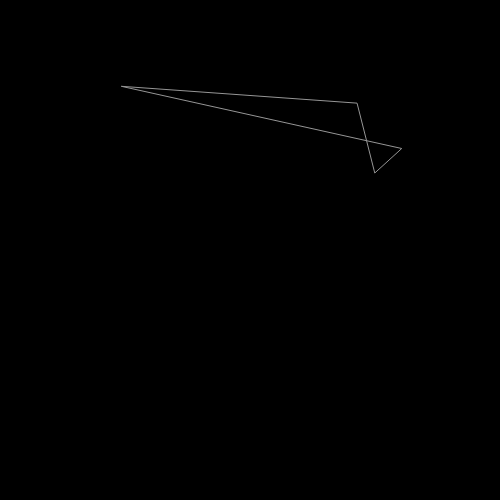
Frame 1 (no input)
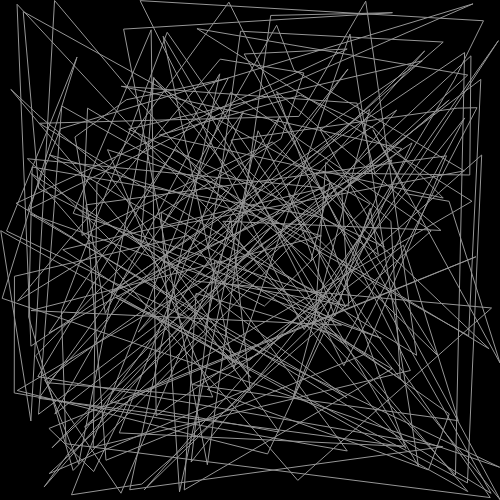
Frame 60 (no input)
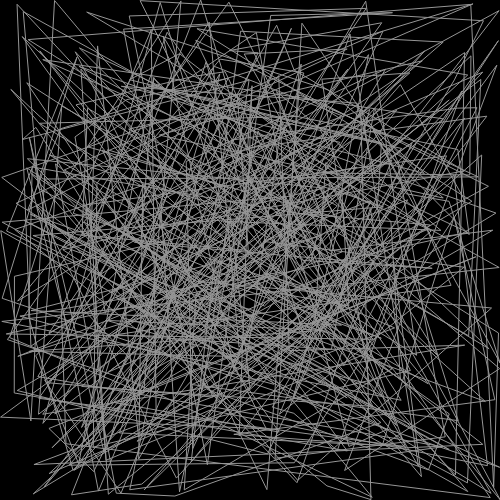
Frame 120 (the mouse pressed at the canvas centre since frame 60)

The p5.js sketch that drew these frames (run headless with seeded random() and noise() and a simulated clock; from frame 60 on, the mouse is pressed at the canvas centre):

// p5.js sketch
// ── sketch.js
let cs = {      // Canvas Size
    x: 500,
    y: 500
}

function setup() {
    createCanvas(cs.x, cs.y);
    background(0);
}

function draw() {
    noFill();
    strokeWeight(1);
    stroke(150);

    ranx = function(){
        result = random(0,cs.x);
        return result;
    }
    rany = function(){
        result = random(0,cs.y);
        return result;
    }

    quad(ranx() ,rany() ,ranx() ,rany() ,ranx() ,rany() ,ranx() ,rany());
}
